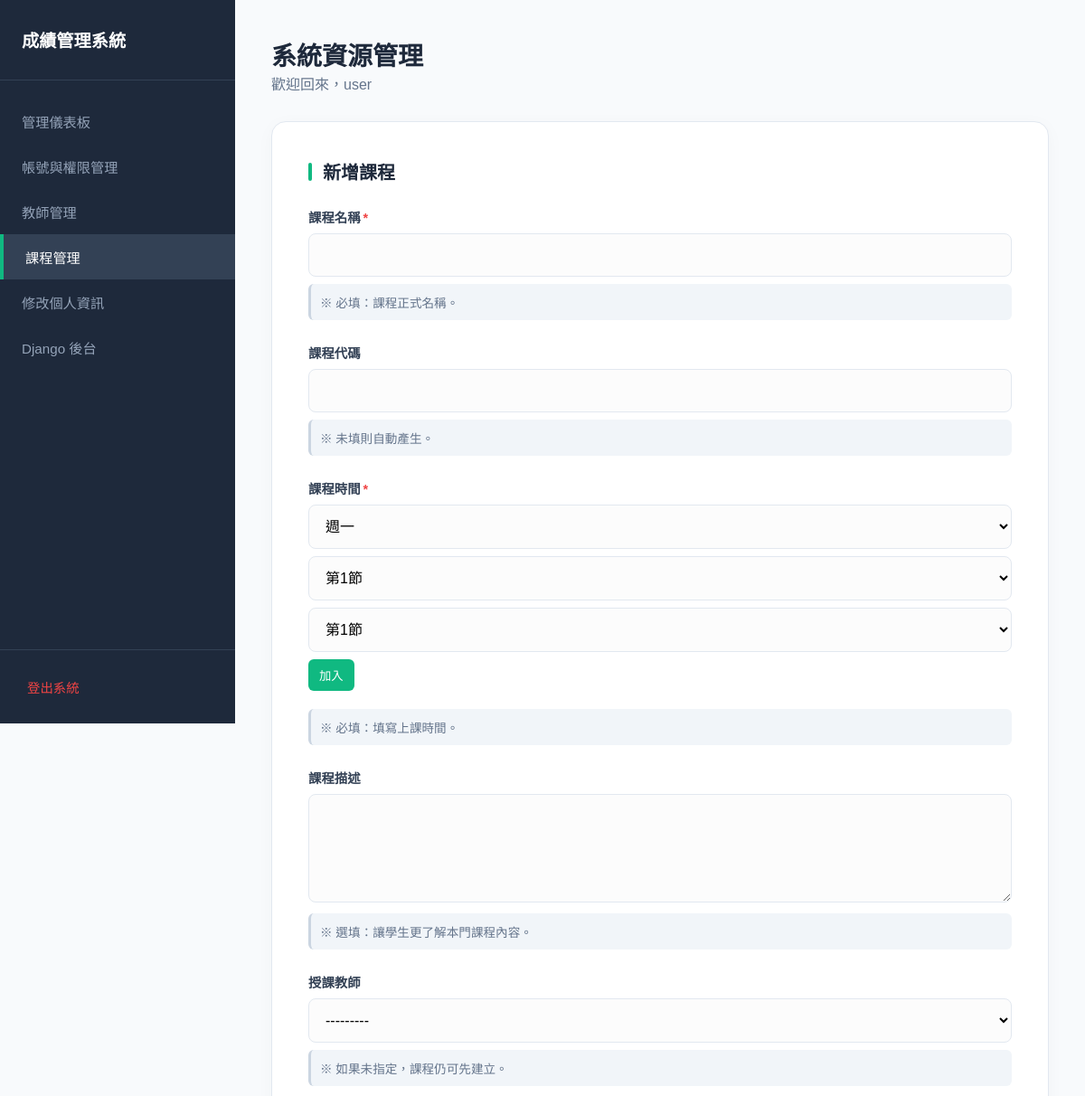
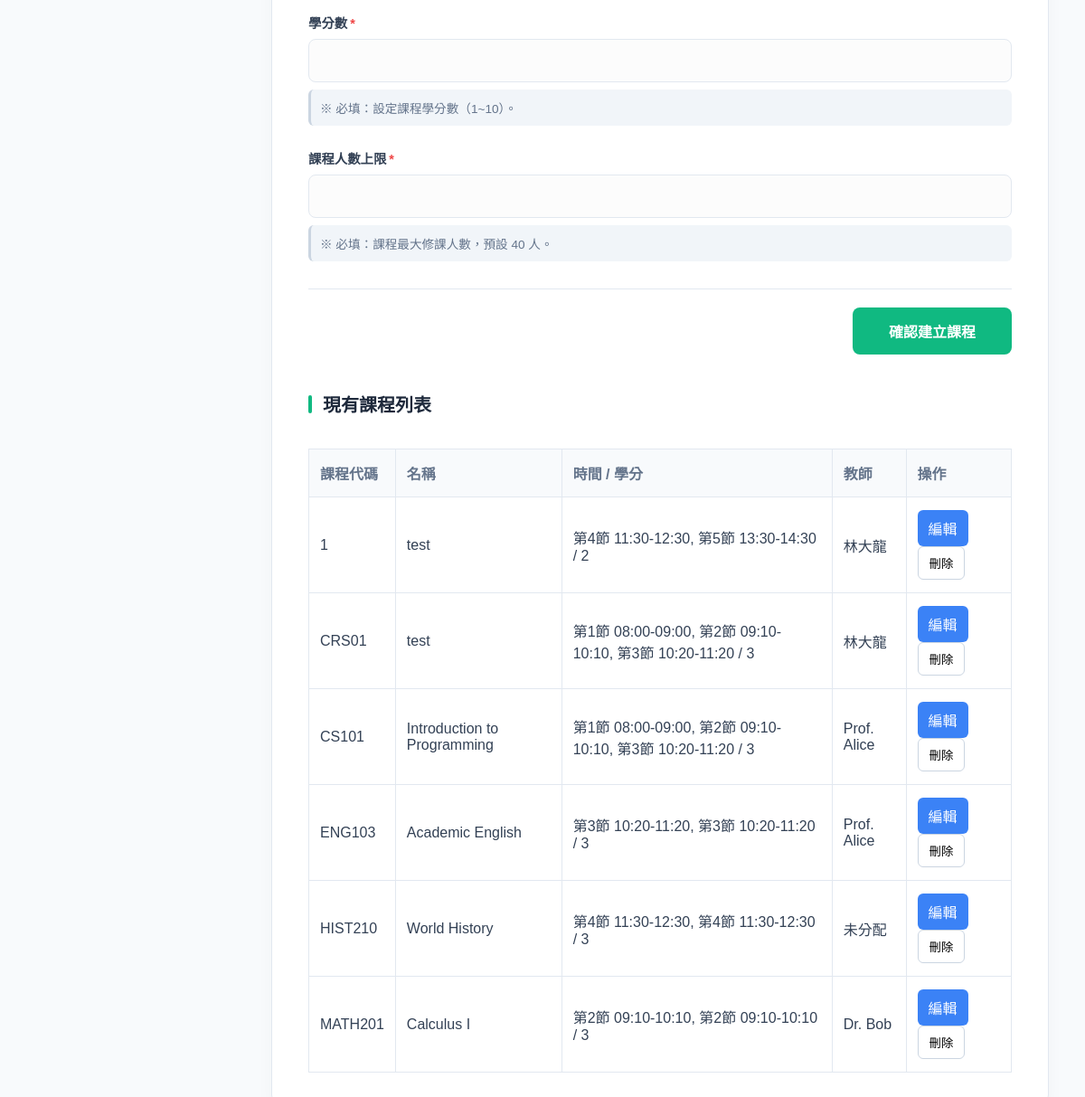
Page /accounts/admin/course/add/ (signed in) on the committed database (2 pictures, top to bottom).
### grades/models.py (models this page shows, shortened)
class Course(models.Model):
    SCHEDULE_CHOICES = [
        ('週一', [
            ('MON_1', '第1節 08:00-09:00'),
            ('MON_2', '第2節 09:10-10:10'),
            ('MON_3', '第3節 10:20-11:20'),
            ('MON_4', '第4節 11:30-12:30'),
            ('MON_5', '第5節 13:30-14:30'),
            ('MON_6', '第6節 14:40-15:40'),
            ('MON_7', '第7節 15:50-16:50'),
            ('MON_8', '第8節 17:00-18:00'),
        ]),
        ('週二', [
            ('TUE_1', '第1節 08:00-09:00'),
            ('TUE_2', '第2節 09:10-10:10'),
            ('TUE_3', '第3節 10:20-11:20'),
            ('TUE_4', '第4節 11:30-12:30'),
            ('TUE_5', '第5節 13:30-14:30'),
            ('TUE_6', '第6節 14:40-15:40'),
            ('TUE_7', '第7節 15:50-16:50'),
            ('TUE_8', '第8節 17:00-18:00'),
        ]),
        ('週三', [
            ('WED_1', '第1節 08:00-09:00'),
            ('WED_2', '第2節 09:10-10:10'),
            ('WED_3', '第3節 10:20-11:20'),
            ('WED_4', '第4節 11:30-12:30'),
            ('WED_5', '第5節 13:30-14:30'),
            ('WED_6', '第6節 14:40-15:40'),
            ('WED_7', '第7節 15:50-16:50'),
            ('WED_8', '第8節 17:00-18:00'),
        ]),
        ('週四', [
            ('THU_1', '第1節 08:00-09:00'),
            ('THU_2', '第2節 09:10-10:10'),
            ('THU_3', '第3節 10:20-11:20'),
            ('THU_4', '第4節 11:30-12:30'),
            ('THU_5', '第5節 13:30-14:30'),
            ('THU_6', '第6節 14:40-15:40'),
            ('THU_7', '第7節 15:50-16:50'),
            ('THU_8', '第8節 17:00-18:00'),
        ]),
        ('週五', [
            ('FRI_1', '第1節 08:00-09:00'),
            ('FRI_2', '第2節 09:10-10:10'),
            ('FRI_3', '第3節 10:20-11:20'),
            ('FRI_4', '第4節 11:30-12:30'),
            ('FRI_5', '第5節 13:30-14:30'),
            ('FRI_6', '第6節 14:40-15:40'),
            ('FRI_7', '第7節 15:50-16:50'),
            ('FRI_8', '第8節 17:00-18:00'),
        ]),
    ]
    name = models.CharField(max_length=100, verbose_name="課程名稱")
    code = models.CharField(max_length=20, unique=True, verbose_name="課程號碼")
    description = models.TextField(blank=True, verbose_name="課程描述")
    schedule = models.CharField(max_length=200, blank=False, verbose_name="上課時間")
    credits = models.PositiveSmallIntegerField(default=3, verbose_name="學分數")
    teacher = models.ForeignKey(
        User,
        null=True,
        blank=True,
        on_delete=models.SET_NULL,
        related_name='teaching_courses',
        verbose_name="任課教師",
    )
    capacity = models.PositiveIntegerField(default=40, verbose_name="課程人數上限")
    @property
    def schedule_list(self):
        if not self.schedule:
            return []
        return [item.strip() for item in self.schedule.split(',') if item.strip()]
    @property
    def schedule_labels(self):
        mapping = {code: label for _, choices in self.SCHEDULE_CHOICES for code, label in choices}
        return [mapping.get(code, code) for code in self.schedule_list]
    @property
    def schedule_display(self):
        if not self.schedule_list:
            return '未設定'
        return ', '.join(self.schedule_labels)

class Profile(models.Model):
    user = models.OneToOneField(User, on_delete=models.CASCADE, related_name='profile')
    full_name = models.CharField(max_length=150, blank=True, verbose_name="姓名")
    avatar = models.ImageField(upload_to='avatars/', null=True, blank=True, verbose_name="個人頭像")
    is_teacher = models.BooleanField(default=False, verbose_name="是否為教師")

### grades/views.py (the view)
# urls.py: path('admin/course/add/', views.admin_add_course, name='admin_add_course'),
@user_passes_test(lambda u: u.is_authenticated and u.is_staff)
def admin_add_course(request):
    if request.method == 'POST':
        form = CourseForm(request.POST)
        if form.is_valid():
            course = form.save()
            messages.success(request, f'課程 {course.code} 已由管理者建立')
            return redirect('admin_add_course')
    else:
        form = CourseForm()
    try:
        form.fields['teacher'].queryset = User.objects.filter(profile__is_teacher=True)
    except Exception:
        pass
    courses = Course.objects.order_by('code')
    return render(request, 'uiux/admin_add_course.html', {
        'form': form,
        'courses': courses,
        'active_nav': 'add_course',
    })

### grades/forms.py (shortened to what this page needs)
class CourseForm(forms.ModelForm):
    schedule = forms.MultipleChoiceField(
        choices=[(code, label) for _, choices in Course.SCHEDULE_CHOICES for code, label in choices],
        widget=forms.CheckboxSelectMultiple(attrs={'class': 'schedule-grid'}),
        required=True,
        label='課程時間',
    )
    credits = forms.IntegerField(min_value=1, max_value=10, required=True, label='學分數')
    capacity = forms.IntegerField(min_value=1, max_value=500, required=True, label='課程人數上限')
    class Meta:
        model = Course
        fields = ('name', 'code', 'teacher', 'credits', 'capacity', 'schedule', 'description')
        widgets = {
            'description': forms.Textarea(attrs={'rows': 4}),
        }
    def __init__(self, *args, **kwargs):
        super().__init__(*args, **kwargs)
        self.fields['code'].required = False
        self.fields['schedule'].required = True
        if self.instance and self.instance.pk and self.instance.schedule:
            self.initial['schedule'] = self.instance.schedule.split(',')
        if 'teacher' in self.fields:
            self.fields['teacher'].queryset = User.objects.filter(profile__is_teacher=True)

### templates/uiux/admin_add_course.html (shortened to what this page needs)
{% extends 'uiux/base_admin.html' %}
{% block content %}
<div class="page-header">
    <div>
        <h1>系統資源管理</h1>
        <p style="color: var(--text-muted);">歡迎回來，{{ user.username }}</p>
    </div>
</div>
<div class="workspace-card">
    <h2 class="section-title">新增課程</h2>
    <form method="post" novalidate>
        <div class="form-group">
            <label>課程名稱<span class="required-star">*</span></label>
            {{ form.name }}
            <small class="explanation">※ 必填：課程正式名稱。</small>
        </div>
        <div class="form-group">
            <label>課程代碼</label>
            {{ form.code }}
            <small class="explanation">※ 未填則自動產生。</small>
        </div>
        <div class="form-group">
            <label>課程時間<span class="required-star">*</span></label>
            <div id="schedule-picker">
                <div style="display:flex;gap:8px;align-items:center;flex-wrap:wrap;">
                    <select id="sp-day">
                        <option value="MON">週一</option>
                    </select>
                    <select id="sp-start">
                        <option value="1">第1節</option>
                    </select>
                    <select id="sp-end">
                        <option value="1">第1節</option>
                    </select>
                    <button type="button" id="sp-add" style="padding:8px 12px;border-radius:6px;background:var(--accent);color:#fff;border:none;cursor:pointer;">加入</button>
                </div>
            </div>
            <small class="explanation">※ 必填：填寫上課時間。</small>
        </div>
        <div class="form-group">
            <label>課程描述</label>
            {{ form.description }}
            <small class="explanation">※ 選填：讓學生更了解本門課程內容。</small>
        </div>
        <div class="form-group">
            <label>授課教師</label>
            {{ form.teacher }}
            <small class="explanation">※ 如果未指定，課程仍可先建立。</small>
        </div>
        <div class="form-group">
            <label>學分數<span class="required-star">*</span></label>
            {{ form.credits }}
            <small class="explanation">※ 必填：設定課程學分數（1~10）。</small>
        </div>
        <div class="form-group">
            <label>課程人數上限<span class="required-star">*</span></label>
            {{ form.capacity }}
            <small class="explanation">※ 必填：課程最大修課人數，預設 40 人。</small>
        </div>
        <div class="action-bar">
            <button type="submit" class="btn-primary">確認建立課程</button>
        </div>
    </form>
    {% if courses %}
    <div style="margin-top: 40px;">
        <h2 class="section-title">現有課程列表</h2>
        <table class="course-table">
            <thead>
                <tr>
                    <th>課程代碼</th>
                    <th>名稱</th>
                    <th>時間 / 學分</th>
                    <th>教師</th>
                    <th>操作</th>
                </tr>
            </thead>
            <tbody>
                {% for course in courses %}
                <tr>
                    <td>{{ course.code }}</td>
                    <td>{{ course.name }}</td>
                    <td>{{ course.schedule_display|default:'未設定' }} / {{ course.credits }}</td>
                    <td>
                        {% if course.teacher %}
                            {{ course.teacher.profile.full_name|default:course.teacher.username }}
                        {% else %}
                            未分配
                        {% endif %}
                    </td>
                    <td class="course-actions">
                        <a href="{% url 'edit_course' course.id %}" style="display:inline-block; margin-right:8px;" class="btn-edit">編輯</a>
                        <form method="post" action="{% url 'remove_course' course.id %}" style="display:inline;">
                            <button type="submit" onclick="return confirm('確定要刪除此課程嗎？');">刪除</button>
                        </form>
                    </td>
                </tr>
                {% endfor %}
            </tbody>
        </table>
    </div>
    {% endif %}
</div>
{% endblock %}

### templates/uiux/base_admin.html (style rules this page uses)
:root { --sidebar-width: 260px; --brand-dark: #1e293b; --brand-active: #334155; --bg-main: #f8fafc; --white: #ffffff; --accent: #10b981; --text-main: #334155; --text-muted: #64748b; --border: #e2e8f0; }
* { margin: 0; padding: 0; box-sizing: border-box; }
body { font-family: "PingFang TC", "Microsoft JhengHei", sans-serif; background-color: var(--bg-main); color: var(--text-main); display: flex; min-height: 100vh; }

### templates/uiux/admin_add_course.html (style rules this page uses)
.page-header { margin-bottom: 30px; display: flex; justify-content: space-between; align-items: center; }
.page-header h1 { font-size: 1.75rem; color: var(--brand-dark); }
.workspace-card { background: var(--white); border-radius: 16px; box-shadow: 0 4px 20px rgba(0,0,0,0.03); border: 1px solid var(--border); padding: 40px; max-width: 900px; }
.section-title { font-size: 1.25rem; margin-bottom: 25px; display: flex; align-items: center; color: var(--brand-dark); }
.section-title::before { content: ""; width: 4px; height: 20px; background: var(--accent); margin-right: 12px; border-radius: 2px; }
.form-group { margin-bottom: 25px; }
label { display: block; font-weight: 600; font-size: 0.9rem; margin-bottom: 8px; }
.required-star { color: #ef4444; margin-left: 3px; }
input, select, textarea { width: 100%; padding: 14px; border: 1.5px solid var(--border); border-radius: 8px; font-size: 1rem; outline: none; background: #fcfcfc; }
textarea { min-height: 120px; resize: vertical; }
.explanation { display: block; font-size: 0.85rem; color: var(--text-muted); margin-top: 8px; padding: 10px; background: #f1f5f9; border-radius: 6px; border-left: 3px solid #cbd5e1; }
.action-bar { margin-top: 30px; padding-top: 20px; border-top: 1px solid var(--border); display: flex; justify-content: flex-end; }
.btn-primary { background-color: var(--accent); color: white; padding: 14px 40px; border: none; border-radius: 8px; font-size: 1rem; font-weight: bold; cursor: pointer; }
.course-table { width: 100%; border-collapse: collapse; margin-top: 35px; }
.course-table th, .course-table td { padding: 14px 12px; border: 1px solid var(--border); text-align: left; }
.course-table th { background: #f8fafc; color: var(--text-muted); }
.course-actions button { background: none; border: 1px solid #cbd5e1; border-radius: 6px; padding: 8px 12px; cursor: pointer; }
.btn-edit { background: #3b82f6; color: white; padding: 8px 12px; border-radius: 6px; text-decoration: none; }

### rows in the picture
Course: code "1", name "test", schedule_display "第4節 11:30-12:30, 第5節 13:30-14:30", credits "2", teacher.profile.full_name "林大龍"
Course: code "CRS01", name "test", schedule_display "第1節 08:00-09:00, 第2節 09:10-10:10, 第3節 10:20-11:20", credits "3", teacher.profile.full_name "林大龍"
Course: code "CS101", name "Introduction to Programming", schedule_display "第1節 08:00-09:00, 第2節 09:10-10:10, 第3節 10:20-11:20", credits "3", teacher.profile.full_name "Prof. Alice"
Course: code "ENG103", name "Academic English", schedule_display "第3節 10:20-11:20, 第3節 10:20-11:20", credits "3", teacher.profile.full_name "Prof. Alice"
Course: code "HIST210", name "World History", schedule_display "第4節 11:30-12:30, 第4節 11:30-12:30", credits "3", shows "未分配"
Course: code "MATH201", name "Calculus I", schedule_display "第2節 09:10-10:10, 第2節 09:10-10:10", credits "3", teacher.profile.full_name "Dr. Bob"

### other values in the picture
{{ user.username }} "user"
